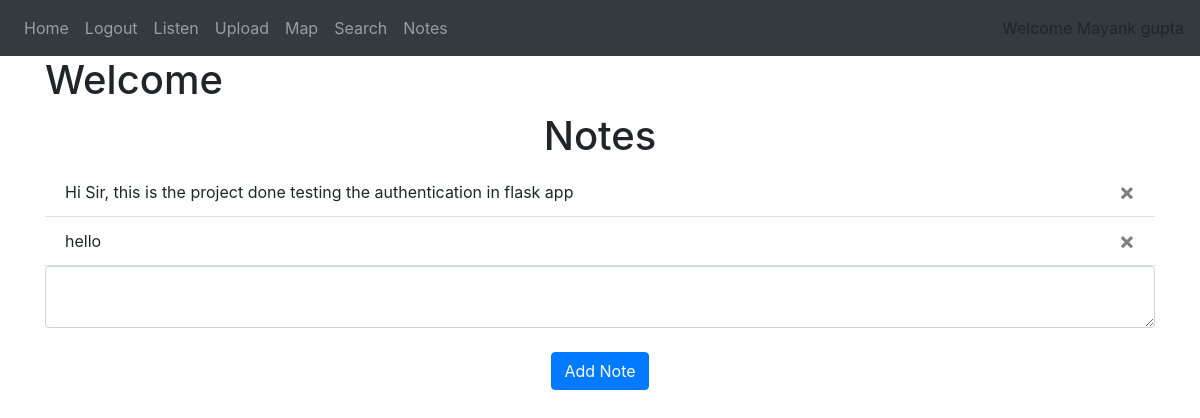
/note (signed in), run on an earlier commit of the app's database.
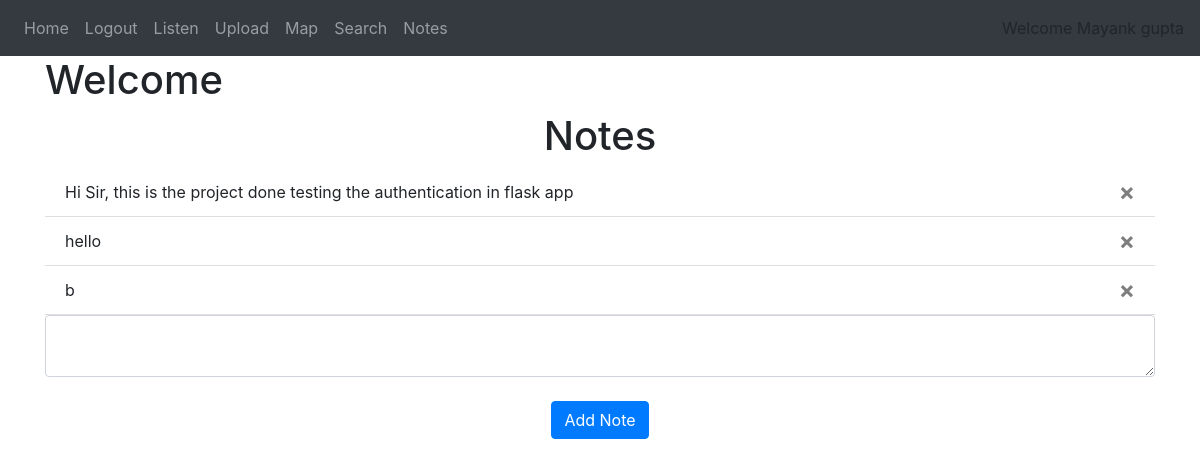
And on a later commit of the database.
### website/models.py (models this page shows)
class User(db.Model, UserMixin):
    id = db.Column(db.Integer, primary_key=True)
    email = db.Column(db.String(150), unique=True)
    password = db.Column(db.String(150))
    first_name = db.Column(db.String(150))
    notes = db.relationship('Note')

class Note(db.Model):
    id = db.Column(db.Integer, primary_key=True)
    data = db.Column(db.String(10000))
    date = db.Column(db.DateTime(timezone=True), default=func.now())
    user_id = db.Column(db.Integer, db.ForeignKey('user.id'))

### website/views.py (the view, shortened to what this page needs)
@views.route('/note', methods=['GET', 'POST'])
@login_required
def notes():
    return render_template("notes.html", user=current_user)

### website/__init__.py (called while the page is built)
def create_app():
    app = Flask(__name__)
    app.config['SECRET_KEY'] = 'hjshjhdjah kjshkjdhjs'
    app.config['SQLALCHEMY_DATABASE_URI'] = f'sqlite:///{DB_NAME}'
    app.config["UPLOADED_AUDIO_DEST"] = "website/static/songs"
    audio = UploadSet("audio", AUDIO)
    configure_uploads(app, audio)
    db.init_app(app)
    from .views import views
    from .auth import auth
    app.register_blueprint(views, url_prefix='/')
    app.register_blueprint(auth, url_prefix='/')
    from .models import User, Note, Track
    with app.app_context():
        db.create_all()
    login_manager = LoginManager()
    login_manager.login_view = 'auth.login'
    login_manager.init_app(app)
    @login_manager.user_loader
    def load_user(id):
        return User.query.get(int(id))
    return app

### website/templates/notes.html
{% extends "base.html" %} {% block title %}Home{% endblock %} {% block content
    %}
    <h1 float="center">Welcome {{session.username}} </h1>
    <h1 align="center">Notes</h1>
    <ul class="list-group list-group-flush" id="notes">
      {% for note in user.notes %}
      <li class="list-group-item">
        {{ note.data }}
        <button type="button" class="close" onClick="deleteNote()">
          <span aria-hidden="true">&times;</span>
        </button>
      </li>
      {% endfor %}
    </ul>
    <form method="POST">
      <textarea name="note" id="note" class="form-control"></textarea>
      <br />
      <div align="center">
        <button type="submit" class="btn btn-primary">Add Note</button>
      </div>
    </form>
    {% endblock %}

### website/templates/base.html (shortened to what this page needs)
<!DOCTYPE html>
<html>
  <head>
    <link
      rel="stylesheet"
      href="https://stackpath.bootstrapcdn.com/bootstrap/4.4.1/css/bootstrap.min.css"
    />
    <link
      rel="stylesheet"
      href="https://stackpath.bootstrapcdn.com/font-awesome/4.7.0/css/font-awesome.min.css"
    />
  </head>
  <body>
    <nav class="navbar navbar-expand-lg navbar-dark bg-dark">
      <div class="collapse navbar-collapse" id="navbar">
        <div class="navbar-nav">
          {% if user.is_authenticated %}
          <a class="nav-item nav-link" id="home" href="/">Home</a>
          <a class="nav-item nav-link" id="logout" href="/logout">Logout</a>
          <a class="nav-item nav-link" id="listen" href="/listen">Listen</a>
          <a class="nav-item nav-link" id="update" href="/update">Upload</a>
          <a class="nav-item nav-link" id="map" href="/map">Map</a>
          <a class="nav-item nav-link" id="search" href="/search">Search</a>
          <a class="nav-item nav-link" id="note" href="/note">Notes</a>
          {% else %}
          <a class="nav-item nav-link" id="login" href="/login">Login</a>
          <a class="nav-item nav-link" id="signUp" href="/sign-up">Sign Up</a>
          <a class="nav-item nav-link" id="listen" href="/login">Listen</a>
          {% endif %}
        </div>
      </div>
      <div float="right" >Welcome {{user.first_name}} </div>
    </nav>
    <div class="container">{% block content %} {% endblock %}</div>
  </body>
</html>

What changed in the data, as far as the page shows it:
added Note: data "b"
